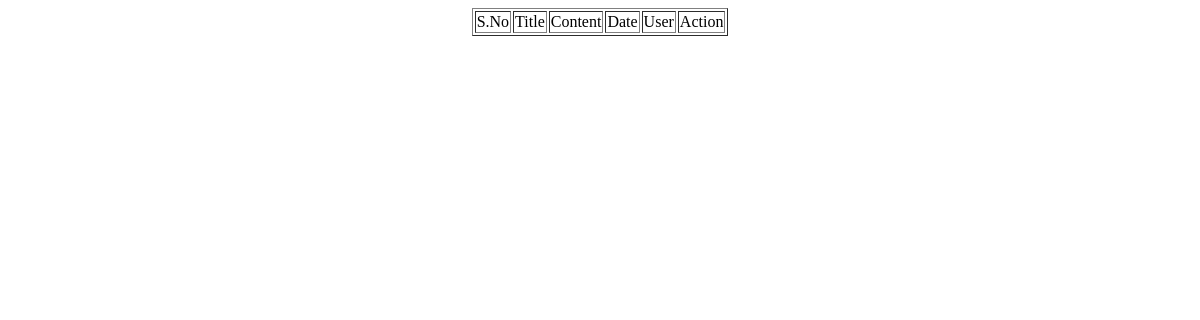
Before: /Project/Admin/ViewComplaint.php with the older database file.
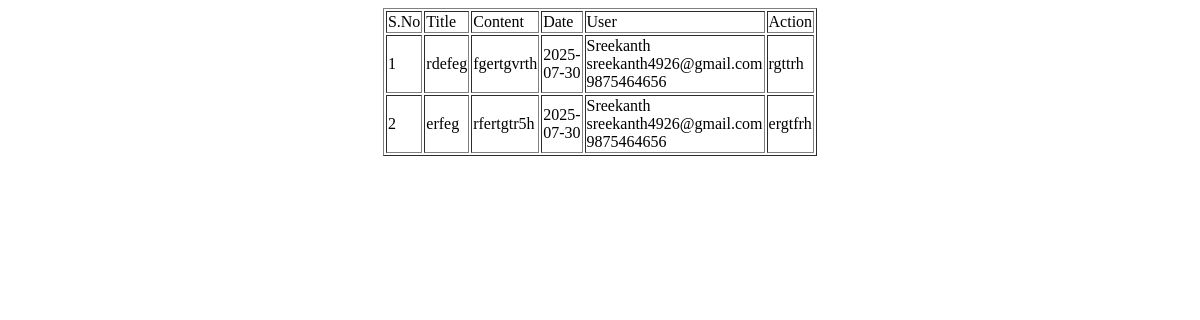
After: the same page with the newer database file.
### tables this page shows
CREATE TABLE `tbl_complaint` (
  `complaint_id` int(11) NOT NULL,
  `complaint_title` varchar(60) NOT NULL,
  `complaint_content` varchar(60) NOT NULL,
  `complaint_status` int(11) NOT NULL DEFAULT 0,
  `complaint_date` varchar(61) NOT NULL,
  `complaint_reply` varchar(60) NOT NULL,
  `user_id` int(11) NOT NULL
);

CREATE TABLE `tbl_user` (
  `user_id` int(11) NOT NULL,
  `user_name` varchar(30) NOT NULL,
  `user_email` varchar(40) NOT NULL,
  `user_contact` varchar(30) NOT NULL,
  `user_address` varchar(50) NOT NULL,
  `user_photo` varchar(200) NOT NULL,
  `user_password` varchar(30) NOT NULL,
  `place_id` int(11) NOT NULL
);

### Project/Admin/ViewComplaint.php (the view, shortened to what this page needs)
<?php
include('../Assets/Connection/Connection.php');
?>
<!DOCTYPE html PUBLIC "-//W3C//DTD XHTML 1.0 Transitional//EN" "http://www.w3.org/TR/xhtml1/DTD/xhtml1-transitional.dtd">
<html xmlns="http://www.w3.org/1999/xhtml">
<head>
</head>
<body>
<form id="form1" name="form1" method="post" action="">
  <table width="200" border="1" align = "center">
    <tr>
      <td>S.No</td>
      <td>Title</td>
      <td>Content</td>
      <td>Date</td>
      <td>User</td>
      <td>Action</td>
    </tr>
    <?php
    $i = 0;
    $sql = "SELECT * FROM tbl_complaint c INNER JOIN tbl_user u ON c.user_id = u.user_id";
    $result = $Con->query($sql);
  while($data=$result->fetch_assoc())
  {
    $i++;
    ?>
    <tr>
      <td><?php echo $i; ?></td>
      <td><?php echo $data['complaint_title']; ?></td>
      <td><?php echo $data['complaint_content']; ?></td>
      <td><?php echo $data['complaint_date']; ?></td>
      <td><?php echo $data['user_name']; ?>
    <?php echo $data['user_email']; ?>
  <?php echo $data['user_contact']; ?></td>
      <td><?php
        if ($data['complaint_reply'] != '') {
            echo $data['complaint_reply'];
        } else {
          ?>
           <a href="Reply.php?did=<?php echo $data['complaint_id']; ?>">Reply</a>
           <?php
        }
        ?>
         </td>
    </tr>
    <?php
  }
  ?>
  </table>
</form>
</body>
</html>

Changed rows visible on the page:
added tbl_complaint: complaint_title "rdefeg", complaint_content "fgertgvrth", complaint_date "2025-07-30", user.user_name "Sreekanth", user.user_email "sreekanth4926@gmail.com", user.user_contact "9875464656", complaint_reply "rgttrh"
added tbl_complaint: complaint_title "erfeg", complaint_content "rfertgtr5h", complaint_date "2025-07-30", user.user_name "Sreekanth", user.user_email "sreekanth4926@gmail.com", user.user_contact "9875464656", complaint_reply "ergtfrh"
